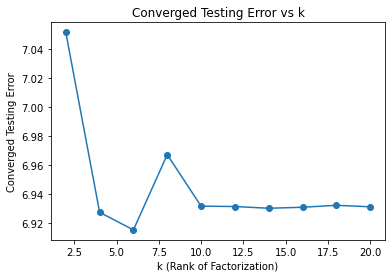

Reproduce this figure in Python.
import numpy as np
import pandas as pd
import matplotlib.pyplot as plt

def calculate_error(data, user_matrix, item_matrix):
    total_error = 0
    for _, row in data.iterrows():
        user_idx = int(row['user']) - 1
        item_idx = int(row['item']) - 1
        predicted_rating = np.dot(user_matrix[user_idx], item_matrix[item_idx])
        total_error += (predicted_rating - row['rating'])**2
    return total_error / len(data)

def ALS(train_data, test_data, k, lambda1=0.01, lambda2=0.05, max_iterations=20, convergence_threshold=1e-4):
    num_users = train_data['user'].nunique()
    num_items = train_data['item'].nunique()

    
    user_matrix = np.random.rand(num_users, k)
    item_matrix = np.random.rand(num_items, k)

    prev_test_error = float('inf')

    for iteration in range(max_iterations):
        
        for i in range(num_users):
            relevant_items = train_data[train_data['user'] == i + 1]
            items = (relevant_items['item'] - 1).values 
            ratings = relevant_items['rating'].values
            item_matrix_T = item_matrix[items].T
            user_matrix[i] = np.linalg.solve(
                np.dot(item_matrix_T, item_matrix[items]) + lambda1 * np.eye(k),
                np.dot(item_matrix_T, ratings)
            )

       
        for j in range(num_items):
            relevant_users = train_data[train_data['item'] == j + 1]
            users = (relevant_users['user'] - 1).values 
            ratings = relevant_users['rating'].values
            user_matrix_T = user_matrix[users].T
            item_matrix[j] = np.linalg.solve(
                np.dot(user_matrix_T, user_matrix[users]) + lambda2 * np.eye(k),
                np.dot(user_matrix_T, ratings)
            )

       
        test_error = calculate_error(test_data, user_matrix, item_matrix)

      
        if abs(prev_test_error - test_error) < convergence_threshold:
            break

        prev_test_error = test_error

    return user_matrix, item_matrix, test_error


train_data = pd.read_csv('rate_train.csv', header=None, names=['user', 'item', 'rating'])
test_data = pd.read_csv('rate_test.csv', header=None, names=['user', 'item', 'rating'])


train_data['user'] = train_data['user'].astype(int)
train_data['item'] = train_data['item'].astype(int)

test_data['user'] = test_data['user'].astype(int)
test_data['item'] = test_data['item'].astype(int)


k_values = [2, 4, 6, 8, 10, 12, 14, 16, 18, 20]


testing_errors = {}


for k in k_values:
    
    user_matrix, item_matrix, test_error = ALS(train_data, test_data, k)
    testing_errors[k] = test_error


plt.plot(k_values, list(testing_errors.values()), marker='o')
plt.title('Converged Testing Error vs k')
plt.xlabel('k (Rank of Factorization)')
plt.ylabel('Converged Testing Error')
plt.show()
